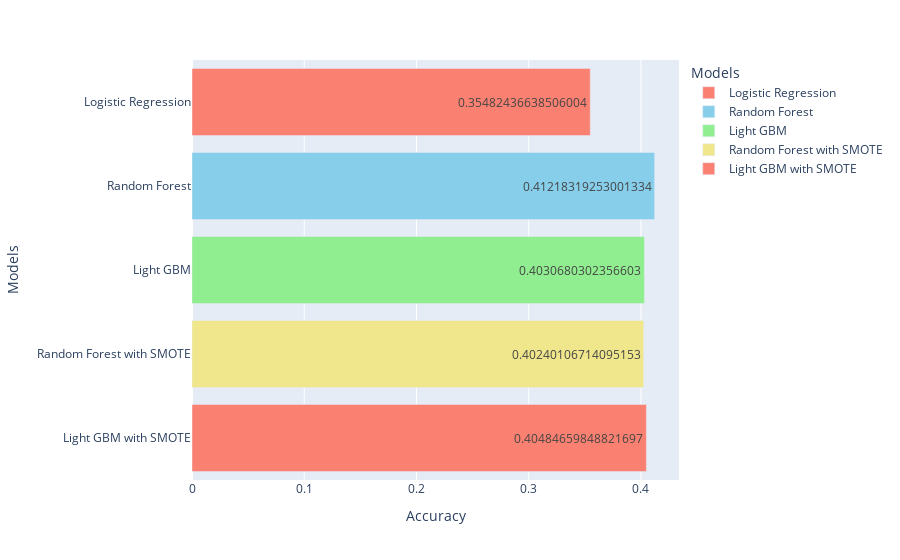

Notebook cell for this chart:
### Code cell
import plotly.express as px
# Accuracy comparison
comparison_acc = pd.DataFrame({'Models': names, 'Accuracy': acc})

# Create a horizontal bar plot with annotations
fig = px.bar(comparison_acc, x='Accuracy', y='Models', orientation='h',
             text='Accuracy',  # Automatically add annotations
             color='Models',   # Color each bar differently
             color_discrete_sequence=['salmon', 'skyblue', 'lightgreen', 'khaki'])

fig.show()

### Figure 1 — Plotly figure (JSON) as saved in the notebook; plotly's stock layout.template omitted (floating-point values rounded to 4 significant figures)
{"data": [{"alignmentgroup": "True", "hovertemplate": "Models=%{y}<br>Accuracy=%{text}<extra></extra>", "legendgroup": "Logistic Regression", "marker": {"color": "salmon", "pattern": {"shape": ""}}, "name": "Logistic Regression", "offsetgroup": "Logistic Regression", "orientation": "h", "showlegend": true, "text": [0.3548], "textposition": "auto", "type": "bar", "x": [0.3548], "xaxis": "x", "y": ["Logistic Regression"], "yaxis": "y"}, {"alignmentgroup": "True", "hovertemplate": "Models=%{y}<br>Accuracy=%{text}<extra></extra>", "legendgroup": "Random Forest", "marker": {"color": "skyblue", "pattern": {"shape": ""}}, "name": "Random Forest", "offsetgroup": "Random Forest", "orientation": "h", "showlegend": true, "text": [0.4122], "textposition": "auto", "type": "bar", "x": [0.4122], "xaxis": "x", "y": ["Random Forest"], "yaxis": "y"}, {"alignmentgroup": "True", "hovertemplate": "Models=%{y}<br>Accuracy=%{text}<extra></extra>", "legendgroup": "Light GBM", "marker": {"color": "lightgreen", "pattern": {"shape": ""}}, "name": "Light GBM", "offsetgroup": "Light GBM", "orientation": "h", "showlegend": true, "text": [0.4031], "textposition": "auto", "type": "bar", "x": [0.4031], "xaxis": "x", "y": ["Light GBM"], "yaxis": "y"}, {"alignmentgroup": "True", "hovertemplate": "Models=%{y}<br>Accuracy=%{text}<extra></extra>", "legendgroup": "Random Forest with SMOTE", "marker": {"color": "khaki", "pattern": {"shape": ""}}, "name": "Random Forest with SMOTE", "offsetgroup": "Random Forest with SMOTE", "orientation": "h", "showlegend": true, "text": [0.4024], "textposition": "auto", "type": "bar", "x": [0.4024], "xaxis": "x", "y": ["Random Forest with SMOTE"], "yaxis": "y"}, {"alignmentgroup": "True", "hovertemplate": "Models=%{y}<br>Accuracy=%{text}<extra></extra>", "legendgroup": "Light GBM with SMOTE", "marker": {"color": "salmon", "pattern": {"shape": ""}}, "name": "Light GBM with SMOTE", "offsetgroup": "Light GBM with SMOTE", "orientation": "h", "showlegend": true, "text": [0.4048], "textposition": "auto", "type": "bar", "x": [0.4048], "xaxis": "x", "y": ["Light GBM with SMOTE"], "yaxis": "y"}], "layout": {"barmode": "relative", "legend": {"title": {"text": "Models"}, "tracegroupgap": 0}, "margin": {"t": 60}, "xaxis": {"anchor": "y", "domain": [0, 1], "title": {"text": "Accuracy"}}, "yaxis": {"anchor": "x", "categoryarray": ["Light GBM with SMOTE", "Random Forest with SMOTE", "Light GBM", "Random Forest", "Logistic Regression"], "categoryorder": "array", "domain": [0, 1], "title": {"text": "Models"}}}}
